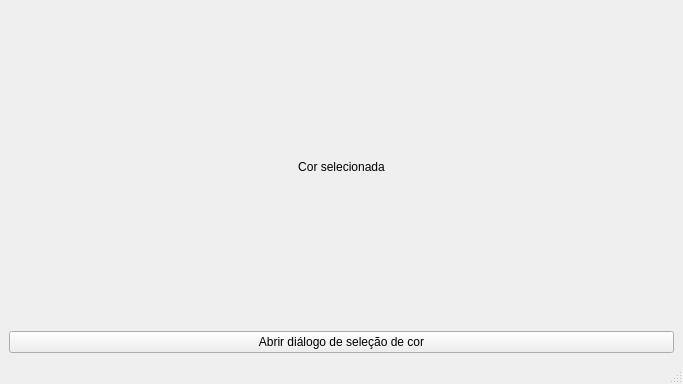
<?xml version="1.0" encoding="UTF-8"?>
<ui version="4.0">
 <class>MainWindow</class>
 <widget class="QMainWindow" name="MainWindow">
  <property name="geometry">
   <rect>
    <x>0</x>
    <y>0</y>
    <width>683</width>
    <height>384</height>
   </rect>
  </property>
  <property name="minimumSize">
   <size>
    <width>683</width>
    <height>384</height>
   </size>
  </property>
  <property name="maximumSize">
   <size>
    <width>683</width>
    <height>384</height>
   </size>
  </property>
  <property name="windowTitle">
   <string>PySide2 QColorDialog().</string>
  </property>
  <property name="windowIcon">
   <iconset>
    <normaloff>../../../../images/icons/icon.png</normaloff>../../../../images/icons/icon.png</iconset>
  </property>
  <widget class="QWidget" name="centralwidget">
   <layout class="QVBoxLayout" name="verticalLayout">
    <item>
     <widget class="QLabel" name="label">
      <property name="autoFillBackground">
       <bool>true</bool>
      </property>
      <property name="text">
       <string>Cor selecionada</string>
      </property>
      <property name="alignment">
       <set>Qt::AlignCenter</set>
      </property>
     </widget>
    </item>
    <item>
     <widget class="QPushButton" name="button">
      <property name="text">
       <string>Abrir diálogo de seleção de cor</string>
      </property>
     </widget>
    </item>
   </layout>
  </widget>
  <widget class="QMenuBar" name="menubar">
   <property name="geometry">
    <rect>
     <x>0</x>
     <y>0</y>
     <width>683</width>
     <height>22</height>
    </rect>
   </property>
  </widget>
  <widget class="QStatusBar" name="statusbar"/>
 </widget>
 <resources/>
 <connections/>
</ui>
